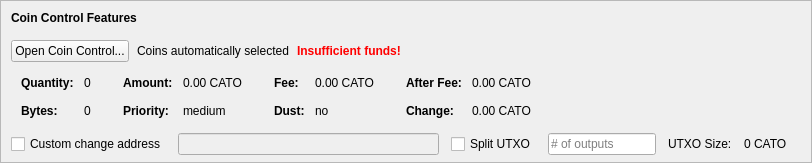
    <widget class="QFrame" name="frameCoinControl">
     <property name="sizePolicy">
      <sizepolicy hsizetype="Expanding" vsizetype="Expanding">
       <horstretch>0</horstretch>
       <verstretch>0</verstretch>
      </sizepolicy>
     </property>
     <property name="maximumSize">
      <size>
       <width>16777215</width>
       <height>16777215</height>
      </size>
     </property>
     <property name="frameShape">
      <enum>QFrame::StyledPanel</enum>
     </property>
     <property name="frameShadow">
      <enum>QFrame::Sunken</enum>
     </property>
     <layout class="QVBoxLayout" name="verticalLayoutCoinControl2">
      <property name="spacing">
       <number>0</number>
      </property>
      <property name="leftMargin">
       <number>0</number>
      </property>
      <property name="topMargin">
       <number>0</number>
      </property>
      <property name="rightMargin">
       <number>0</number>
      </property>
      <property name="bottomMargin">
       <number>6</number>
      </property>
      <item>
       <layout class="QVBoxLayout" name="verticalLayoutCoinControl" stretch="0,0,0,0,1">
        <property name="spacing">
         <number>0</number>
        </property>
        <property name="leftMargin">
         <number>10</number>
        </property>
        <property name="topMargin">
         <number>10</number>
        </property>
        <item>
         <layout class="QHBoxLayout" name="horizontalLayoutCoinControl1">
          <property name="bottomMargin">
           <number>15</number>
          </property>
          <item>
           <widget class="QLabel" name="labelCoinControlFeatures">
            <property name="sizePolicy">
             <sizepolicy hsizetype="Preferred" vsizetype="Maximum">
              <horstretch>0</horstretch>
              <verstretch>0</verstretch>
             </sizepolicy>
            </property>
            <property name="font">
             <font>
              <weight>75</weight>
              <bold>true</bold>
             </font>
            </property>
            <property name="styleSheet">
             <string notr="true">font-weight:bold;</string>
            </property>
            <property name="text">
             <string>Coin Control Features</string>
            </property>
           </widget>
          </item>
         </layout>
        </item>
        <item>
         <layout class="QHBoxLayout" name="horizontalLayoutCoinControl2" stretch="0,0,0,0">
          <property name="spacing">
           <number>8</number>
          </property>
          <property name="bottomMargin">
           <number>10</number>
          </property>
          <item>
           <widget class="QPushButton" name="pushButtonCoinControl">
            <property name="styleSheet">
             <string notr="true"/>
            </property>
            <property name="text">
             <string>Open Coin Control...</string>
            </property>
            <property name="autoDefault">
             <bool>false</bool>
            </property>
           </widget>
          </item>
          <item>
           <widget class="QLabel" name="labelCoinControlAutomaticallySelected">
            <property name="text">
             <string>Coins automatically selected</string>
            </property>
            <property name="margin">
             <number>5</number>
            </property>
           </widget>
          </item>
          <item>
           <widget class="QLabel" name="labelCoinControlInsuffFunds">
            <property name="font">
             <font>
              <weight>75</weight>
              <bold>true</bold>
             </font>
            </property>
            <property name="styleSheet">
             <string notr="true">color:red;font-weight:bold;</string>
            </property>
            <property name="text">
             <string>Insufficient funds!</string>
            </property>
            <property name="margin">
             <number>5</number>
            </property>
           </widget>
          </item>
          <item>
           <spacer name="horizontalSpacerCoinControl">
            <property name="orientation">
             <enum>Qt::Horizontal</enum>
            </property>
            <property name="sizeHint" stdset="0">
             <size>
              <width>40</width>
              <height>1</height>
             </size>
            </property>
           </spacer>
          </item>
         </layout>
        </item>
        <item>
         <widget class="QWidget" name="widgetCoinControl" native="true">
          <property name="sizePolicy">
           <sizepolicy hsizetype="Preferred" vsizetype="Preferred">
            <horstretch>0</horstretch>
            <verstretch>0</verstretch>
           </sizepolicy>
          </property>
          <property name="minimumSize">
           <size>
            <width>0</width>
            <height>0</height>
           </size>
          </property>
          <property name="styleSheet">
           <string notr="true"/>
          </property>
          <layout class="QHBoxLayout" name="horizontalLayoutCoinControl5">
           <property name="leftMargin">
            <number>0</number>
           </property>
           <property name="topMargin">
            <number>0</number>
           </property>
           <property name="rightMargin">
            <number>0</number>
           </property>
           <property name="bottomMargin">
            <number>0</number>
           </property>
           <item>
            <layout class="QHBoxLayout" name="horizontalLayoutCoinControl3" stretch="0,0,0,1">
             <property name="spacing">
              <number>20</number>
             </property>
             <property name="topMargin">
              <number>0</number>
             </property>
             <property name="bottomMargin">
              <number>10</number>
             </property>
             <item>
              <layout class="QFormLayout" name="formLayoutCoinControl1">
               <property name="horizontalSpacing">
                <number>10</number>
               </property>
               <property name="verticalSpacing">
                <number>14</number>
               </property>
               <property name="leftMargin">
                <number>10</number>
               </property>
               <property name="topMargin">
                <number>4</number>
               </property>
               <property name="rightMargin">
                <number>6</number>
               </property>
               <item row="0" column="0">
                <widget class="QLabel" name="labelCoinControlQuantityText">
                 <property name="font">
                  <font>
                   <weight>75</weight>
                   <bold>true</bold>
                  </font>
                 </property>
                 <property name="text">
                  <string>Quantity:</string>
                 </property>
                 <property name="margin">
                  <number>0</number>
                 </property>
                </widget>
               </item>
               <item row="0" column="1">
                <widget class="QLabel" name="labelCoinControlQuantity">
                 <property name="cursor">
                  <cursorShape>IBeamCursor</cursorShape>
                 </property>
                 <property name="contextMenuPolicy">
                  <enum>Qt::ActionsContextMenu</enum>
                 </property>
                 <property name="text">
                  <string notr="true">0</string>
                 </property>
                 <property name="margin">
                  <number>0</number>
                 </property>
                 <property name="textInteractionFlags">
                  <set>Qt::LinksAccessibleByMouse|Qt::TextSelectableByKeyboard|Qt::TextSelectableByMouse</set>
                 </property>
                </widget>
               </item>
               <item row="1" column="0">
                <widget class="QLabel" name="labelCoinControlBytesText">
                 <property name="font">
                  <font>
                   <weight>75</weight>
                   <bold>true</bold>
                  </font>
                 </property>
                 <property name="text">
                  <string>Bytes:</string>
                 </property>
                </widget>
               </item>
               <item row="1" column="1">
                <widget class="QLabel" name="labelCoinControlBytes">
                 <property name="cursor">
                  <cursorShape>IBeamCursor</cursorShape>
                 </property>
                 <property name="contextMenuPolicy">
                  <enum>Qt::ActionsContextMenu</enum>
                 </property>
                 <property name="text">
                  <string notr="true">0</string>
                 </property>
                 <property name="textInteractionFlags">
                  <set>Qt::LinksAccessibleByMouse|Qt::TextSelectableByKeyboard|Qt::TextSelectableByMouse</set>
                 </property>
                </widget>
               </item>
              </layout>
             </item>
             <item>
              <layout class="QFormLayout" name="formLayoutCoinControl2">
               <property name="horizontalSpacing">
                <number>10</number>
               </property>
               <property name="verticalSpacing">
                <number>14</number>
               </property>
               <property name="leftMargin">
                <number>6</number>
               </property>
               <property name="topMargin">
                <number>4</number>
               </property>
               <property name="rightMargin">
                <number>6</number>
               </property>
               <item row="0" column="0">
                <widget class="QLabel" name="labelCoinControlAmountText">
                 <property name="font">
                  <font>
                   <weight>75</weight>
                   <bold>true</bold>
                  </font>
                 </property>
                 <property name="text">
                  <string>Amount:</string>
                 </property>
                 <property name="margin">
                  <number>0</number>
                 </property>
                </widget>
               </item>
               <item row="0" column="1">
                <widget class="QLabel" name="labelCoinControlAmount">
                 <property name="cursor">
                  <cursorShape>IBeamCursor</cursorShape>
                 </property>
                 <property name="contextMenuPolicy">
                  <enum>Qt::ActionsContextMenu</enum>
                 </property>
                 <property name="text">
                  <string notr="true">0.00 CATO</string>
                 </property>
                 <property name="textInteractionFlags">
                  <set>Qt::LinksAccessibleByMouse|Qt::TextSelectableByKeyboard|Qt::TextSelectableByMouse</set>
                 </property>
                </widget>
               </item>
               <item row="1" column="0">
                <widget class="QLabel" name="labelCoinControlPriorityText">
                 <property name="font">
                  <font>
                   <weight>75</weight>
                   <bold>true</bold>
                  </font>
                 </property>
                 <property name="text">
                  <string>Priority:</string>
                 </property>
                </widget>
               </item>
               <item row="1" column="1">
                <widget class="QLabel" name="labelCoinControlPriority">
                 <property name="cursor">
                  <cursorShape>IBeamCursor</cursorShape>
                 </property>
                 <property name="contextMenuPolicy">
                  <enum>Qt::ActionsContextMenu</enum>
                 </property>
                 <property name="text">
                  <string>medium</string>
                 </property>
                 <property name="textInteractionFlags">
                  <set>Qt::LinksAccessibleByMouse|Qt::TextSelectableByKeyboard|Qt::TextSelectableByMouse</set>
                 </property>
                </widget>
               </item>
              </layout>
             </item>
             <item>
              <layout class="QFormLayout" name="formLayoutCoinControl3">
               <property name="horizontalSpacing">
                <number>10</number>
               </property>
               <property name="verticalSpacing">
                <number>14</number>
               </property>
               <property name="leftMargin">
                <number>6</number>
               </property>
               <property name="topMargin">
                <number>4</number>
               </property>
               <property name="rightMargin">
                <number>6</number>
               </property>
               <item row="0" column="0">
                <widget class="QLabel" name="labelCoinControlFeeText">
                 <property name="font">
                  <font>
                   <weight>75</weight>
                   <bold>true</bold>
                  </font>
                 </property>
                 <property name="text">
                  <string>Fee:</string>
                 </property>
                 <property name="margin">
                  <number>0</number>
                 </property>
                </widget>
               </item>
               <item row="0" column="1">
                <widget class="QLabel" name="labelCoinControlFee">
                 <property name="cursor">
                  <cursorShape>IBeamCursor</cursorShape>
                 </property>
                 <property name="contextMenuPolicy">
                  <enum>Qt::ActionsContextMenu</enum>
                 </property>
                 <property name="text">
                  <string notr="true">0.00 CATO</string>
                 </property>
                 <property name="textInteractionFlags">
                  <set>Qt::LinksAccessibleByMouse|Qt::TextSelectableByKeyboard|Qt::TextSelectableByMouse</set>
                 </property>
                </widget>
               </item>
               <item row="1" column="0">
                <widget class="QLabel" name="labelCoinControlLowOutputText">
                 <property name="font">
                  <font>
                   <weight>75</weight>
                   <bold>true</bold>
                  </font>
                 </property>
                 <property name="text">
                  <string>Dust:</string>
                 </property>
                </widget>
               </item>
               <item row="1" column="1">
                <widget class="QLabel" name="labelCoinControlLowOutput">
                 <property name="cursor">
                  <cursorShape>IBeamCursor</cursorShape>
                 </property>
                 <property name="contextMenuPolicy">
                  <enum>Qt::ActionsContextMenu</enum>
                 </property>
                 <property name="text">
                  <string>no</string>
                 </property>
                 <property name="textInteractionFlags">
                  <set>Qt::LinksAccessibleByMouse|Qt::TextSelectableByKeyboard|Qt::TextSelectableByMouse</set>
                 </property>
                </widget>
               </item>
              </layout>
             </item>
             <item>
              <layout class="QFormLayout" name="formLayoutCoinControl4">
               <property name="horizontalSpacing">
                <number>10</number>
               </property>
               <property name="verticalSpacing">
                <number>14</number>
               </property>
               <property name="leftMargin">
                <number>6</number>
               </property>
               <property name="topMargin">
                <number>4</number>
               </property>
               <property name="rightMargin">
                <number>6</number>
               </property>
               <item row="0" column="0">
                <widget class="QLabel" name="labelCoinControlAfterFeeText">
                 <property name="font">
                  <font>
                   <weight>75</weight>
                   <bold>true</bold>
                  </font>
                 </property>
                 <property name="text">
                  <string>After Fee:</string>
                 </property>
                 <property name="margin">
                  <number>0</number>
                 </property>
                </widget>
               </item>
               <item row="0" column="1">
                <widget class="QLabel" name="labelCoinControlAfterFee">
                 <property name="cursor">
                  <cursorShape>IBeamCursor</cursorShape>
                 </property>
                 <property name="contextMenuPolicy">
                  <enum>Qt::ActionsContextMenu</enum>
                 </property>
                 <property name="text">
                  <string notr="true">0.00 CATO</string>
                 </property>
                 <property name="textInteractionFlags">
                  <set>Qt::LinksAccessibleByMouse|Qt::TextSelectableByKeyboard|Qt::TextSelectableByMouse</set>
                 </property>
                </widget>
               </item>
               <item row="1" column="0">
                <widget class="QLabel" name="labelCoinControlChangeText">
                 <property name="font">
                  <font>
                   <weight>75</weight>
                   <bold>true</bold>
                  </font>
                 </property>
                 <property name="text">
                  <string>Change:</string>
                 </property>
                </widget>
               </item>
               <item row="1" column="1">
                <widget class="QLabel" name="labelCoinControlChange">
                 <property name="cursor">
                  <cursorShape>IBeamCursor</cursorShape>
                 </property>
                 <property name="contextMenuPolicy">
                  <enum>Qt::ActionsContextMenu</enum>
                 </property>
                 <property name="text">
                  <string notr="true">0.00 CATO</string>
                 </property>
                 <property name="textInteractionFlags">
                  <set>Qt::LinksAccessibleByMouse|Qt::TextSelectableByKeyboard|Qt::TextSelectableByMouse</set>
                 </property>
                </widget>
               </item>
              </layout>
             </item>
            </layout>
           </item>
          </layout>
         </widget>
        </item>
        <item>
         <layout class="QHBoxLayout" name="horizontalLayoutCoinControl4" stretch="0,0,0,0,0,0,0">
          <property name="spacing">
           <number>12</number>
          </property>
          <property name="sizeConstraint">
           <enum>QLayout::SetDefaultConstraint</enum>
          </property>
          <property name="topMargin">
           <number>5</number>
          </property>
          <property name="rightMargin">
           <number>5</number>
          </property>
          <item>
           <widget class="QCheckBox" name="checkBoxCoinControlChange">
            <property name="toolTip">
             <string>If this is activated, but the change address is empty or invalid, change will be sent to a newly generated address.</string>
            </property>
            <property name="text">
             <string>Custom change address</string>
            </property>
           </widget>
          </item>
          <item>
           <widget class="QValidatedLineEdit" name="lineEditCoinControlChange">
            <property name="enabled">
             <bool>false</bool>
            </property>
            <property name="sizePolicy">
             <sizepolicy hsizetype="Expanding" vsizetype="Fixed">
              <horstretch>0</horstretch>
              <verstretch>0</verstretch>
             </sizepolicy>
            </property>
           </widget>
          </item>
          <item>
           <widget class="QCheckBox" name="splitBlockCheckBox">
            <property name="text">
             <string>Split UTXO</string>
            </property>
           </widget>
          </item>
          <item>
           <widget class="QLineEdit" name="splitBlockLineEdit">
            <property name="sizePolicy">
             <sizepolicy hsizetype="Fixed" vsizetype="Fixed">
              <horstretch>50</horstretch>
              <verstretch>0</verstretch>
             </sizepolicy>
            </property>
            <property name="placeholderText">
             <string># of outputs</string>
            </property>
           </widget>
          </item>
          <item>
           <widget class="QLabel" name="labelBlockSizeText">
            <property name="text">
             <string>UTXO Size:</string>
            </property>
           </widget>
          </item>
          <item>
           <widget class="QLabel" name="labelBlockSize">
            <property name="text">
             <string>0 CATO</string>
            </property>
           </widget>
          </item>
          <item>
           <widget class="QLabel" name="labelCoinControlChangeLabel">
            <property name="sizePolicy">
             <sizepolicy hsizetype="Preferred" vsizetype="Expanding">
              <horstretch>0</horstretch>
              <verstretch>0</verstretch>
             </sizepolicy>
            </property>
            <property name="minimumSize">
             <size>
              <width>0</width>
              <height>0</height>
             </size>
            </property>
            <property name="text">
             <string/>
            </property>
            <property name="margin">
             <number>3</number>
            </property>
           </widget>
          </item>
         </layout>
        </item>
        <item>
         <spacer name="verticalSpacerCoinControl">
          <property name="orientation">
           <enum>Qt::Vertical</enum>
          </property>
          <property name="sizeHint" stdset="0">
           <size>
            <width>800</width>
            <height>1</height>
           </size>
          </property>
         </spacer>
        </item>
       </layout>
      </item>
     </layout>
    </widget>
